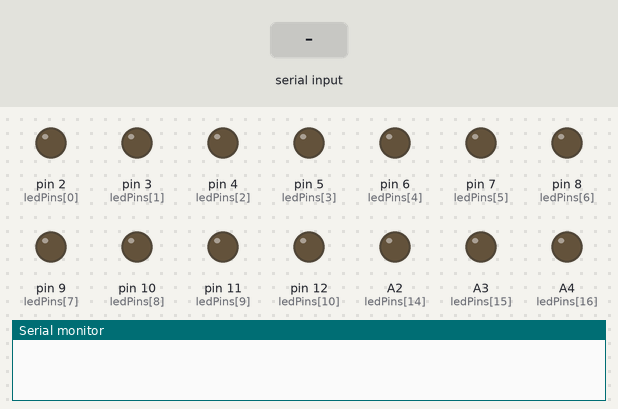
The sketch below on a simulated Arduino Uno, built with avr-gcc and run on an emulated ATmega328P. Parts: output pins drawn as LEDs (lit = HIGH), the last lines printed to the serial monitor. The inputs (shaded band) are chosen by the test bench.

Above: at 1.2 s.
1.3 s: "30,150\n" received over Serial
At 2.5 s:
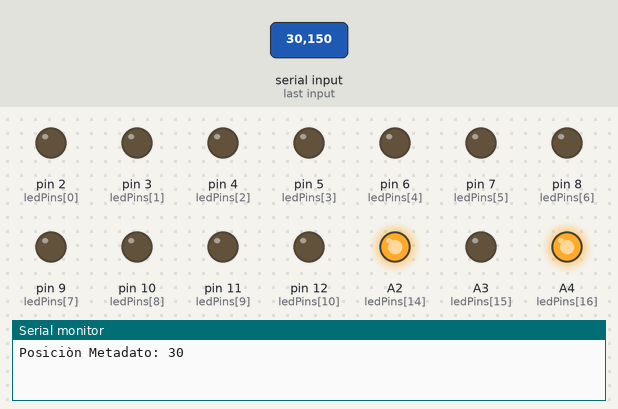
2.8 s: "5\n" received over Serial
At 3.5 s:
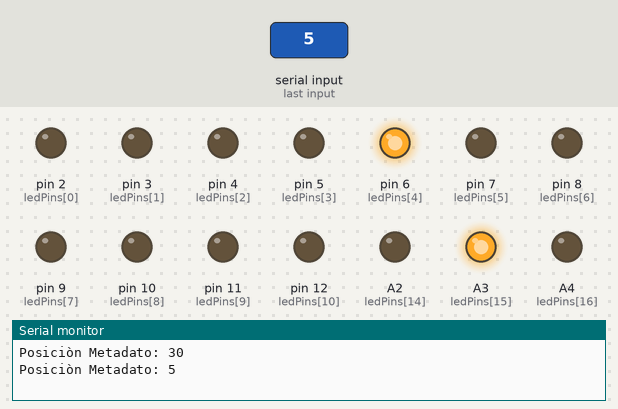
4.3 s: "90,45\n" received over Serial
At 4.8 s:
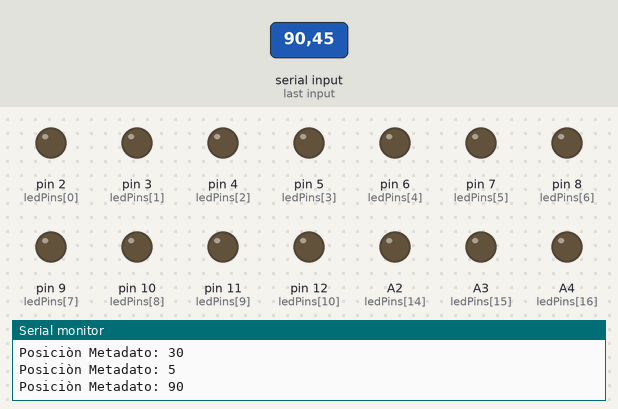
Timing chart, 0 to 7.3 s (numbered marks = the images above; inputs shaded):
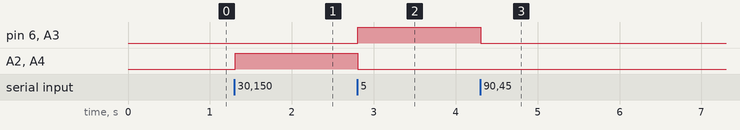

The sketch:

Tests_Leds.ino
```cpp
// Autor: Luis Gallo

const int numLeds = 18;  // Número total de LEDs que controlaremos
int ledPins[numLeds] = {2, 3, 4, 5, 6, 7, 8, 9, 10, 11, 12, 13, A0, A1, A2, A3, A4, A5};  // Pines de los LEDs

void setup() {
  // Configurar pines de los LEDs como salidas
  for (int i = 0; i < numLeds; i++) {
    pinMode(ledPins[i], OUTPUT);

  // Asegurarse de que todos los LEDs estén apagados al inicio
    digitalWrite(ledPins[i], LOW);
  }

  Serial.begin(9600);  // Iniciar comunicación serie a 9600 bps
 }

void loop() {
  if (Serial.available() > 0) {  // Si hay datos disponibles para leer
    String data = Serial.readStringUntil('\n');  // Leer datos hasta el salto de línea
    int value = data.toInt();  // Convertir los datos a entero

    // Imprimir el valor recibido en el monitor serial
    Serial.print("Posiciòn Metadato: ");
    Serial.println(value);

    // Apagar todos los LEDs antes de encender el nuevo
    for (int i = 0; i < numLeds; i++) {
      digitalWrite(ledPins[i], LOW);
    }

    // Encender el LED correspondiente según el metadato recibido
    // Para el primer nivel de altura
    if (value >= 1 && value <= 15) {
      digitalWrite(ledPins[value - 1], HIGH);
      digitalWrite(ledPins[15], HIGH);  // Encender LED 16 altura Z1
    } else if (value >= 16 && value <= 30) {
      digitalWrite(ledPins[value - 16], HIGH);
      digitalWrite(ledPins[16], HIGH);  // Encender LED 17 altura Z2
    } else if (value >= 31 && value <= 45) {
      digitalWrite(ledPins[value - 31], HIGH);
      digitalWrite(ledPins[17], HIGH);  // Encender LED 18 ALTURA Z3
    }

    // Esperar un breve periodo antes de continuar
    delay(1);
  }
}
```

Measured:
- after the input at 1.3 s, A2 (ledPins[14]), A4 (ledPins[16]): LOW → HIGH at once
- after the input at 2.8 s, pin 6 (ledPins[4]), A3 (ledPins[15]): LOW → HIGH at once; A2 (ledPins[14]), A4 (ledPins[16]): HIGH → LOW at once
- after the input at 4.3 s, pin 6 (ledPins[4]), A3 (ledPins[15]): HIGH → LOW at once
